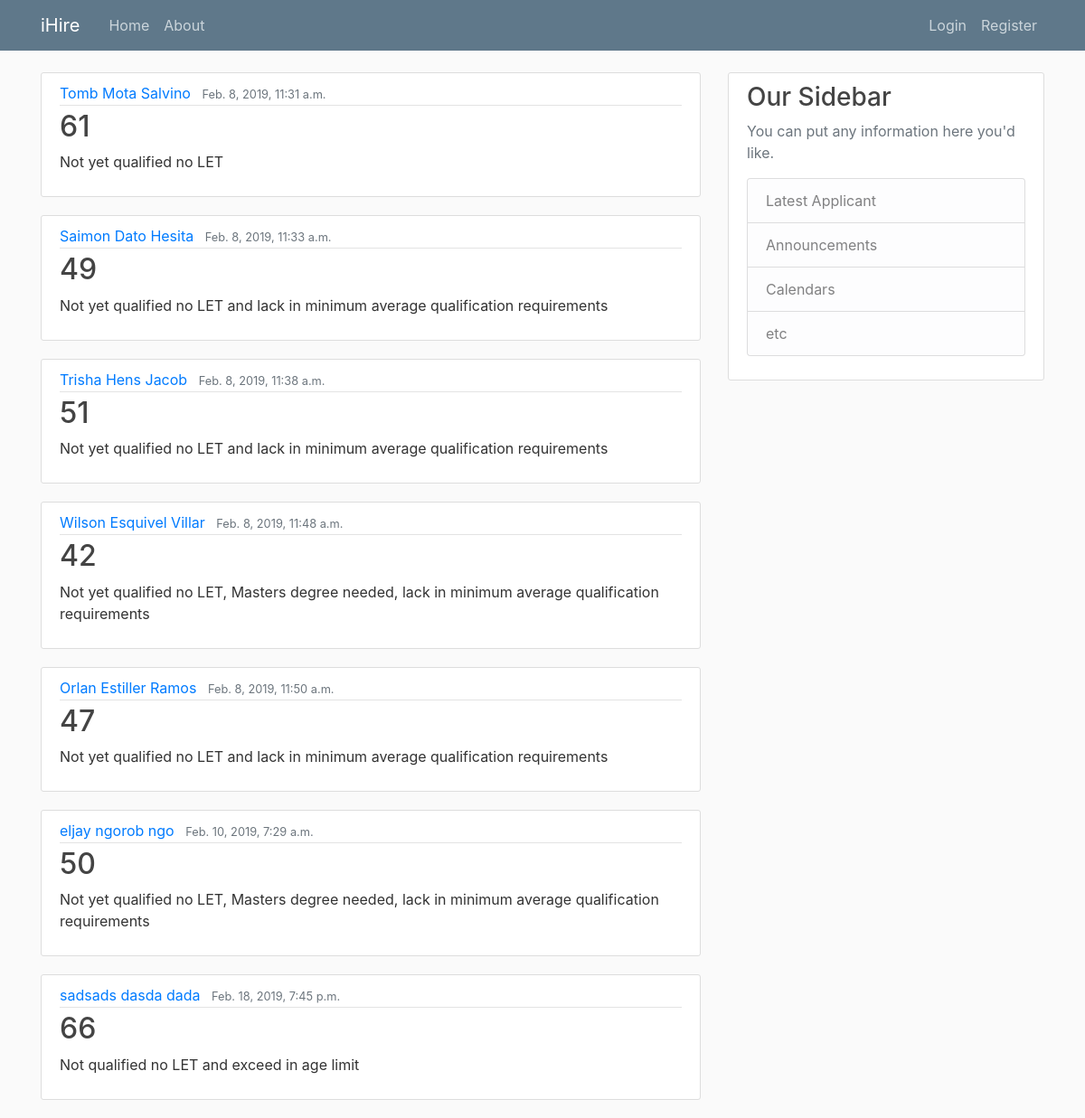
The page / on the database its author committed.
### list/models.py (models this page shows, shortened)
class Applicant(models.Model):
    class Meta:
        verbose_name = "Instructor I - Computer Science / IT"
        verbose_name_plural = "Instructor I - Computer Science / IT"
    fname = models.CharField(max_length=100, verbose_name="First name ")
    mname = models.CharField(max_length=100, verbose_name="Middle name ")
    lname = models.CharField(max_length=100, verbose_name="Last name ")
    address = models.CharField(max_length=100, verbose_name="Adress ", help_text="zone/street/barangay/province or city/house no.")
    phone_number = models.CharField(max_length=11, verbose_name="Phone Number ")
    Age = models.PositiveIntegerField(validators=[MaxValueValidator(100)], verbose_name="Age ")
    License = models.BooleanField(verbose_name="LET ")
    Civil_Status = models.CharField(max_length=7, choices=CIVIL_STATUS, verbose_name="Civil Status", default=" ")
    date_recorded = models.DateTimeField(default=timezone.now, editable=False)
    Academic = models.CharField(max_length=4, verbose_name="Educational Qualification ", choices=STATUS_ACADEMIC, default='', help_text='Highest academic degree or educational attainment in the field of study')
    Special = models.BooleanField(verbose_name='Special Course ', help_text='e.g. Technical/Technician')
    Additional1 = models.BooleanField(help_text="Graduate of five-year Engineering Degree", verbose_name="additional 5 points")
    Additional2 = models.BooleanField(help_text="Licensure Exam", verbose_name="additional 5 points")
    Degree = models.CharField(max_length=3, verbose_name="Question 1 ", choices=STATUS_ADDITIONAL, default='', help_text="Additional Equivalent degree earned, related to the present position")
    Additional3 = models.PositiveIntegerField(validators=[MaxValueValidator(50)], default=0, help_text="For every 3 credits earned toward a higher approved degree course", verbose_name="Question 2 ")
    Additional4 = models.PositiveIntegerField(validators=[MaxValueValidator(50)], default=0, help_text="For every 3 credits earned on the same level", verbose_name="Question 3 ")
    A1 = models.PositiveIntegerField(validators=[MaxValueValidator(25)], default=0, help_text="For every full year-time academic service in a state institution of higher learning", verbose_name="Question 4 ")
    A2 = models.PositiveIntegerField(validators=[MaxValueValidator(25)], default=0, help_text="For every full year-time academic service in any public or private educational institution other than SUC", verbose_name="Question 5 ")
    A3 = models.PositiveIntegerField(validators=[MaxValueValidator(25)], default=0, verbose_name="Computer Analyst ")
    A4 = models.PositiveIntegerField(validators=[MaxValueValidator(25)], default=0, verbose_name="Software Engineer ")
    A5 = models.PositiveIntegerField(validators=[MaxValueValidator(25)], default=0, verbose_name="Senior Programmer ")
    A6 = models.PositiveIntegerField(validators=[MaxValueValidator(25)], default=0, verbose_name="Junior Programmer ")
    A7 = models.PositiveIntegerField(validators=[MaxValueValidator(25)], default=0, verbose_name="Computer Encoder ")
    A8 = models.PositiveIntegerField(validators=[MaxValueValidator(25)], default=0, help_text="for every cost and timesaving innovation, patented inventions and creative work as well as discovery of educational,technical,scientific and/or cultural value", verbose_name="Question 6 ")
    A9 = models.PositiveIntegerField(validators=[MaxValueValidator(25)], default=0, help_text="", verbose_name="as original author ")
    A10 = models.PositiveIntegerField(validators=[MaxValueValidator(25)], default=0, help_text="", verbose_name="as co-author ")
    A11 = models.PositiveIntegerField(validators=[MaxValueValidator(25)], default=0, help_text="", verbose_name="as reviewer ")
    A12 = models.PositiveIntegerField(validators=[MaxValueValidator(25)], default=0, help_text="", verbose_name="as translator ")
    A13 = models.PositiveIntegerField(validators=[MaxValueValidator(25)], default=0, help_text="", verbose_name="as editor ")
    A14 = models.PositiveIntegerField(validators=[MaxValueValidator(25)], default=0, help_text="", verbose_name="as compiler ")
    A15 = models.PositiveIntegerField(validators=[MaxValueValidator(25)], default=0, help_text="", verbose_name="International ")
    A16 = models.PositiveIntegerField(validators=[MaxValueValidator(25)], default=0, help_text="", verbose_name="National/Regional ")
    A17 = models.PositiveIntegerField(validators=[MaxValueValidator(25)], default=0, help_text="", verbose_name="Local ")
    A18 = models.PositiveIntegerField(validators=[MaxValueValidator(25)], default=0, help_text="", verbose_name="For every Instructional Manual/Audio-Visual Materials ")
    A19 = models.PositiveIntegerField(validators=[MaxValueValidator(25)], default=0, help_text="", verbose_name="a.International")
    A20 = models.PositiveIntegerField(validators=[MaxValueValidator(25)], default=0, help_text="", verbose_name="b.National/Regional")
    A21 = models.PositiveIntegerField(validators=[MaxValueValidator(25)], default=0, help_text="For every training course with a duration of at least (pro-rated for less than a year)", verbose_name="c.Local")
    A22 = models.PositiveIntegerField(validators=[MaxValueValidator(25)], default=0, help_text="", verbose_name="a.International")
    A23 = models.PositiveIntegerField(validators=[MaxValueValidator(25)], default=0, help_text="", verbose_name="b.National/Regional")
    A24 = models.PositiveIntegerField(validators=[MaxValueValidator(25)], default=0, help_text="For participation as a consultant, expert in any activity of an educational, technological, professional, scientific, or cultural nature (abroad and local) sponsored by the government or other agencies ", verbose_name="c.Local")
    A25 = models.PositiveIntegerField(validators=[MaxValueValidator(25)], default=0, help_text="", verbose_name="a.International")
    A26 = models.PositiveIntegerField(validators=[MaxValueValidator(25)], default=0, help_text="", verbose_name="b.National/Regional")
    A27 = models.PositiveIntegerField(validators=[MaxValueValidator(25)], default=0, help_text="For participation as coordinator,lecturer,resource person or guest speaker in conferences,workshops and/or training", verbose_name="c.Local")
    A28 = models.PositiveIntegerField(validators=[MaxValueValidator(25)], default=0, help_text="", verbose_name="a.International")
    A29 = models.PositiveIntegerField(validators=[MaxValueValidator(25)], default=0, help_text="", verbose_name="b.National/Regional")
    A30 = models.PositiveIntegerField(validators=[MaxValueValidator(25)], default=0, help_text="For official participation in conferences, seminar, workshops ", verbose_name="c.Local")
    A31 = models.PositiveIntegerField(validators=[MaxValueValidator(25)], default=0, help_text="For expert services as adviser in doctoral dissertation and masteral thesis and undergraduate thesis ", verbose_name="expert services")
    A32 = models.PositiveIntegerField(validators=[MaxValueValidator(10000)], default=0, help_text="1/120 hrs ", verbose_name="For certified training")
    A33 = models.PositiveIntegerField(validators=[MaxValueValidator(25)], default=0, help_text="National", verbose_name="a.Offical ")
    A34 = models.PositiveIntegerField(validators=[MaxValueValidator(25)], default=0, help_text="Local", verbose_name="Local ")
    A35 = models.PositiveIntegerField(validators=[MaxValueValidator(25)], default=0, help_text="Member", verbose_name="b.Member ")
    A36 = models.CharField(choices=PROF_DEVAA, default='', max_length=5, verbose_name="For undergraduate academic honors earned:")
    A37 = models.PositiveIntegerField(validators=[MaxValueValidator(25)], default=0, help_text="Competitive, International", verbose_name="Competitive, International ")
    A38 = models.PositiveIntegerField(validators=[MaxValueValidator(25)], default=0, help_text="Non-Competitive, International", verbose_name="Non-Competitive, International ")
    A39 = models.PositiveIntegerField(validators=[MaxValueValidator(25)], default=0, help_text="Competitive National/Regional", verbose_name="Competitive National/Regional ")
    A40 = models.PositiveIntegerField(validators=[MaxValueValidator(25)], default=0, help_text="Non-Competitive, National/Regional", verbose_name="on-Competitive, National/Regional ")
    A41 = models.PositiveIntegerField(validators=[MaxValueValidator(25)], default=0, help_text="Competitive, Local", verbose_name="Competitive, Local ")
    A42 = models.PositiveIntegerField(validators=[MaxValueValidator(25)], default=0, help_text="Non-Competitive, Local", verbose_name="Non-Competitive, Local ")
    A43 = models.PositiveIntegerField(validators=[MaxValueValidator(25)], default=0, help_text="International", verbose_name="a.International")
    A44 = models.PositiveIntegerField(validators=[MaxValueValidator(25)], default=0, help_text="National/Regional", verbose_name="b.National/Regional")
    A45 = models.PositiveIntegerField(validators=[MaxValueValidator(25)], default=0, help_text="Local", verbose_name="c.Local")
    A46 = models.PositiveIntegerField(validators=[MaxValueValidator(25)], default=0, help_text="For every year of participation in service-oriented project in the community", verbose_name="For every year of participation in service-oriented project in the community")
    A47 = models.PositiveIntegerField(validators=[MaxValueValidator(25)], default=0, help_text="First Level", verbose_name="1.First Level ")
    A48 = models.PositiveIntegerField(validators=[MaxValueValidator(25)], default=0, help_text="Second Level", verbose_name="2.Second Level ")
    A49 = models.PositiveIntegerField(validators=[MaxValueValidator(25)], default=0, help_text="Others", verbose_name="3.Others ")
    Practical_Exam = models.PositiveIntegerField(validators=[MaxValueValidator(100)], verbose_name="Practical exam ")
    Class_Demo = models.PositiveIntegerField(validators=[MaxValueValidator(100)], verbose_name="Class demo ")
    Voice_speech = models.PositiveIntegerField(validators=[MaxValueValidator(5)], help_text="rate from 1 - 5 (1 is the lowest)", verbose_name="Voice and Speech")
    Appearance = models.PositiveIntegerField(validators=[MaxValueValidator(5)], help_text="rate from 1 - 5 (1 is the lowest)", verbose_name="Appearance")
    Alertness = models.PositiveIntegerField(validators=[MaxValueValidator(5)], help_text="rate from 1 - 5 (1 is the lowest)", verbose_name="Alertness")
    Ability = models.PositiveIntegerField(validators=[MaxValueValidator(5)], help_text="rate from 1 - 5 (1 is the lowest)", verbose_name="Ability to Present Ideas")
    Judgement = models.PositiveIntegerField(validators=[MaxValueValidator(5)], help_text="rate from 1 - 5 (1 is the lowest)", verbose_name="Judgement")
    Emotional_stability = models.PositiveIntegerField(validators=[MaxValueValidator(5)], help_text="rate from 1 - 5 (1 is the lowest)", verbose_name="Emotional Stability")
    Self_confidence = models.PositiveIntegerField(validators=[MaxValueValidator(5)], help_text="rate from 1 - 5 (1 is the lowest)", verbose_name="Self-Confidence")
    total = models.PositiveIntegerField(blank=True, null=True, editable=False)
    user = models.ForeignKey(User, on_delete=models.CASCADE, default='', verbose_name='user ')
    @property
    def exam(self):
        return self.Practical_Exam * .15
    @property
    def remarks(self):
        if self.Academic == '85' and self.Age <= 45 and self.total < 60:
            if self.License == 0:
                return('Not yet qualified no LET and lack in minimum average qualification requirements')
            else:
                return('Not yet qualified lack in minimum average qualification requirements')
        elif self.Academic == '85' and self.Age > 45 and self.total >= 60:
            if self.License == 0:
                return('Not qualified no LET and exceed in age limit')
            else:
                return('Qualified but exceed in age limit')
        elif self.Academic == '85' and self.Age > 45 and self.total < 60:
                return('Not qualified exceed in age limit')
        elif self.Academic == '85' and self.Age <= 45 and self.total >= 60:
            if self.License == 0:
                return('Not yet qualified no LET')
            else:
                return('Qualified')
        elif self.Academic == '65' and self.Age <= 45 and self.total < 60:
            if self.License == 0:
                return('Not yet qualified no LET, lack in minimum average qualification requirements')
            else:
                return('Not yet qualified lack in minimum average qualification requirements')
        elif self.Academic == '65' and self.Age > 45 and self.total >= 60:
            if self.License == 0:
                return('Not qualified no LET and exceed in age limit')
            else:
                return('Qualified but exceed in age limit')
        elif self.Academic == '65' and self.Age > 45 and self.total < 60:
                return('Not qualified exceed in age limit')
        elif self.Academic == '65' and self.Age <= 45 and self.total >= 60:
            if self.License == 0:
                return('Not yet qualified no LET')
            else:
                return('Qualified')
        elif self.Academic == '45' and self.Age <= 45 and self.total < 60:
            if self.License == 0:
                return('Not yet qualified no LET, Masters degree needed, lack in minimum average qualification requirements')
            else:
                return('Not yet qualified masters degree needed, lack in minimum average qualification requirements')
        elif self.Academic == '45' and self.Age > 45 and self.total >= 60:
            if self.License == 0:
                return('Not qualified no LET and exceed in age limit, no LET & masters degree needed')
            else:
                return('Not qualified masters degree needed & exceed in age limit')
        elif self.Academic == '45' and self.Age > 45 and self.total < 60:
                return('Not qualified masters degree needed & exceed in age limit')
        elif self.Academic == '45' and self.Age <= 45 and self.total >= 60:
            if self.License == 0:
                return('Not yet qualified no LET & masters degree needed')
            else:
                return('Not yet qualified masters degree needed')

### list/views.py (the view)
# urls.py: 2. Add a URL to urlpatterns:  path('', views.home, name='home')
def home(request):
    context = {
        'posts': Applicant.objects.all()
    }
    return render(request, 'list/home.html', context)

### list/templates/list/home.html
{% extends "list/base.html" %}
{% block content %}
    {%for post in posts%}
    <article class="media content-section">
      <div class="media-body">
        <div class="article-metadata">
          <a class="mr-2" href="#">{{post.fname}} {{post.mname}} {{post.lname}}</a>
          <small class="text-muted">{{ post.date_recorded }}</small>
        </div>
        <h2><a class="article-title" href="#">{{ post.total }}</a></h2>
        <p class="article-content"href="#">{{ post.remarks }}</p>
      </div>
    </article>
    {% endfor %}
{% endblock content%}

### rows shown on the page
Applicant: fname "Tomb", mname "Mota", lname "Salvino", date_recorded "Feb. 8, 2019, 11:31 a.m.", total "61", remarks "Not yet qualified no LET"
Applicant: fname "Saimon", mname "Dato", lname "Hesita", date_recorded "Feb. 8, 2019, 11:33 a.m.", total "49", remarks "Not yet qualified no LET and lack in minimum average qualification requirements"
Applicant: fname "Trisha", mname "Hens", lname "Jacob", date_recorded "Feb. 8, 2019, 11:38 a.m.", total "51", remarks "Not yet qualified no LET and lack in minimum average qualification requirements"
Applicant: fname "Wilson", mname "Esquivel", lname "Villar", date_recorded "Feb. 8, 2019, 11:48 a.m.", total "42", remarks "Not yet qualified no LET, Masters degree needed, lack in minimum average qualification requirements"
Applicant: fname "Orlan", mname "Estiller", lname "Ramos", date_recorded "Feb. 8, 2019, 11:50 a.m.", total "47", remarks "Not yet qualified no LET and lack in minimum average qualification requirements"
Applicant: fname "eljay", mname "ngorob", lname "ngo", date_recorded "Feb. 10, 2019, 7:29 a.m.", total "50", remarks "Not yet qualified no LET, Masters degree needed, lack in minimum average qualification requirements"
Applicant: fname "sadsads", mname "dasda", lname "dada", date_recorded "Feb. 18, 2019, 7:45 p.m.", total "66", remarks "Not qualified no LET and exceed in age limit"
